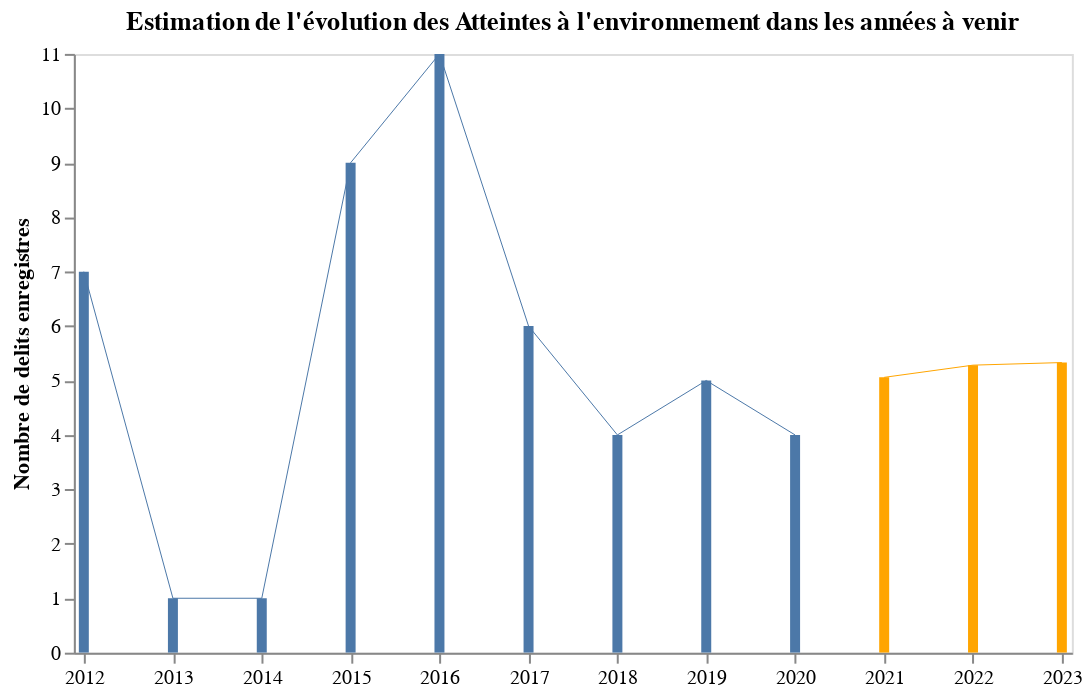
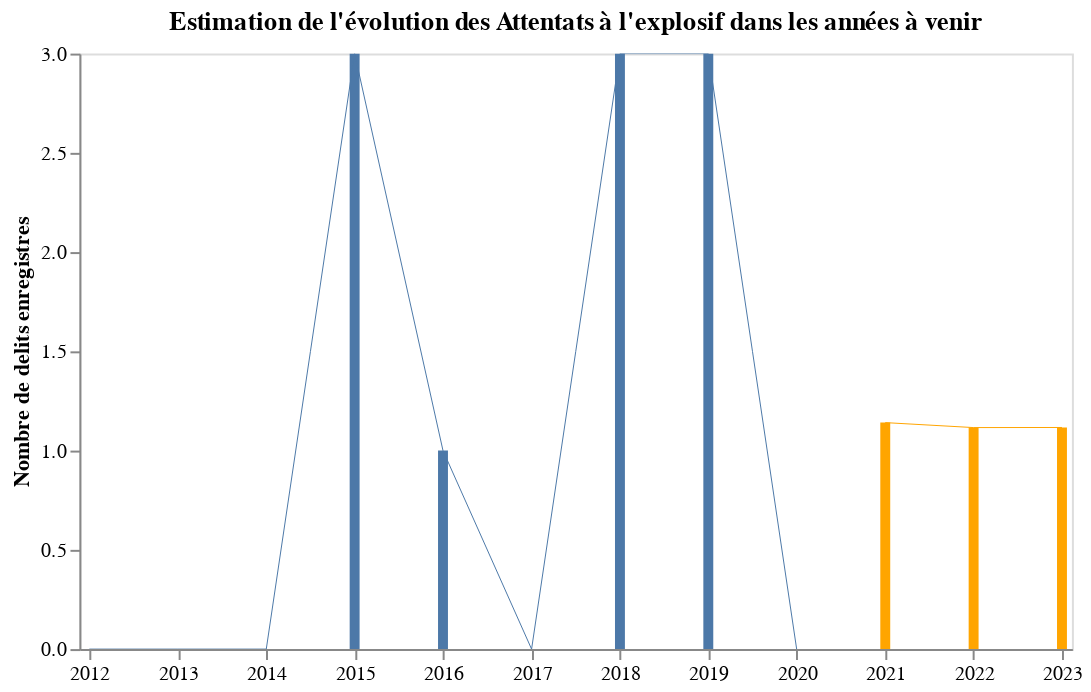
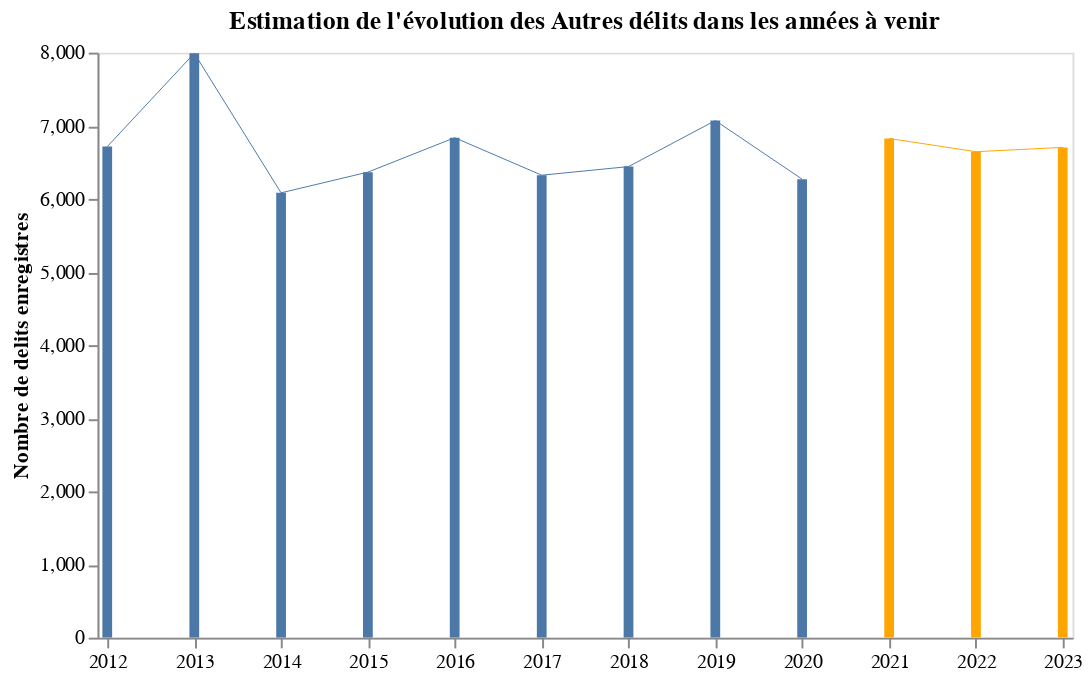

Write notebook code for charts like these, in order.
### Code cell
for graphique in altair_visualization_predictions(police_records_agregat):
    graphique.display()

### Figure 1 — Vega-Lite specification as saved in the notebook (floating-point values rounded to 4 significant figures)
{"config": {"view": {"continuousWidth": 400, "continuousHeight": 300}}, "layer": [{"data": {"name": "data-dfbba43527def3466877fa5f3e1b6d70"}, "mark": {"type": "bar", "color": "orange"}, "encoding": {"x": {"type": "temporal", "field": "date"}, "y": {"type": "quantitative", "field": "delits"}}}, {"data": {"name": "data-dfbba43527def3466877fa5f3e1b6d70"}, "mark": {"type": "line", "color": "orange", "size": 0.5}, "encoding": {"x": {"type": "temporal", "field": "date"}, "y": {"type": "quantitative", "field": "delits"}}, "selection": {"selector010": {"type": "interval", "bind": "scales", "encodings": ["x", "y"]}}, "transform": [{"loess": "delits", "on": "date"}]}, {"data": {"name": "data-7f2d6501a1d81ade4ccacceb6f6cf56d"}, "mark": "bar", "encoding": {"x": {"type": "temporal", "axis": {"grid": false, "title": ""}, "field": "Annee"}, "y": {"type": "quantitative", "axis": {"grid": false, "title": "Nombre de delits enregistres"}, "field": "Delits enregistres"}}, "height": 300, "title": "Estimation de l'évolution des Atteintes à l'environnement dans les années à venir", "width": 500}, {"data": {"name": "data-7f2d6501a1d81ade4ccacceb6f6cf56d"}, "mark": {"type": "line", "size": 0.5}, "encoding": {"x": {"type": "temporal", "axis": {"grid": false, "title": ""}, "field": "Annee"}, "y": {"type": "quantitative", "axis": {"grid": false, "title": "Nombre de delits enregistres"}, "field": "Delits enregistres"}}, "height": 300, "selection": {"selector011": {"type": "interval", "bind": "scales", "encodings": ["x", "y"]}}, "title": "Estimation de l'évolution des Atteintes à l'environnement dans les années à venir", "transform": [{"loess": "Delits enregistres", "on": "Annee"}], "width": 500}], "$schema": "https://vega.github.io/schema/vega-lite/v4.8.1.json", "datasets": {"data-dfbba43527def3466877fa5f3e1b6d70": [{"delits": 5.058, "date": "2021-01-01T00:00:00"}, {"delits": 5.282, "date": "2022-01-01T00:00:00"}, {"delits": 5.33, "date": "2023-01-01T00:00:00"}], "data-7f2d6501a1d81ade4ccacceb6f6cf56d": [{"Type de crime": "Atteintes à l'environnement", "Annee": "2012-01-01T00:00:00", "Delits enregistres": 7}, {"Type de crime": "Atteintes à l'environnement", "Annee": "2013-01-01T00:00:00", "Delits enregistres": 1}, {"Type de crime": "Atteintes à l'environnement", "Annee": "2014-01-01T00:00:00", "Delits enregistres": 1}, {"Type de crime": "Atteintes à l'environnement", "Annee": "2015-01-01T00:00:00", "Delits enregistres": 9}, {"Type de crime": "Atteintes à l'environnement", "Annee": "2016-01-01T00:00:00", "Delits enregistres": 11}, {"Type de crime": "Atteintes à l'environnement", "Annee": "2017-01-01T00:00:00", "Delits enregistres": 6}, {"Type de crime": "Atteintes à l'environnement", "Annee": "2018-01-01T00:00:00", "Delits enregistres": 4}, {"Type de crime": "Atteintes à l'environnement", "Annee": "2019-01-01T00:00:00", "Delits enregistres": 5}, {"Type de crime": "Atteintes à l'environnement", "Annee": "2020-01-01T00:00:00", "Delits enregistres": 4}]}}

### Figure 2 — Vega-Lite specification as saved in the notebook (floating-point values rounded to 4 significant figures)
{"config": {"view": {"continuousWidth": 400, "continuousHeight": 300}}, "layer": [{"data": {"name": "data-d60a33748f46104c7667b9d4fad37ef2"}, "mark": {"type": "bar", "color": "orange"}, "encoding": {"x": {"type": "temporal", "field": "date"}, "y": {"type": "quantitative", "field": "delits"}}}, {"data": {"name": "data-d60a33748f46104c7667b9d4fad37ef2"}, "mark": {"type": "line", "color": "orange", "size": 0.5}, "encoding": {"x": {"type": "temporal", "field": "date"}, "y": {"type": "quantitative", "field": "delits"}}, "selection": {"selector012": {"type": "interval", "bind": "scales", "encodings": ["x", "y"]}}, "transform": [{"loess": "delits", "on": "date"}]}, {"data": {"name": "data-b500a19d75d8cb0d33bfb77c7b29b571"}, "mark": "bar", "encoding": {"x": {"type": "temporal", "axis": {"grid": false, "title": ""}, "field": "Annee"}, "y": {"type": "quantitative", "axis": {"grid": false, "title": "Nombre de delits enregistres"}, "field": "Delits enregistres"}}, "height": 300, "title": "Estimation de l'évolution des Attentats à l'explosif dans les années à venir", "width": 500}, {"data": {"name": "data-b500a19d75d8cb0d33bfb77c7b29b571"}, "mark": {"type": "line", "size": 0.5}, "encoding": {"x": {"type": "temporal", "axis": {"grid": false, "title": ""}, "field": "Annee"}, "y": {"type": "quantitative", "axis": {"grid": false, "title": "Nombre de delits enregistres"}, "field": "Delits enregistres"}}, "height": 300, "selection": {"selector013": {"type": "interval", "bind": "scales", "encodings": ["x", "y"]}}, "title": "Estimation de l'évolution des Attentats à l'explosif dans les années à venir", "transform": [{"loess": "Delits enregistres", "on": "Annee"}], "width": 500}], "$schema": "https://vega.github.io/schema/vega-lite/v4.8.1.json", "datasets": {"data-d60a33748f46104c7667b9d4fad37ef2": [{"delits": 1.141, "date": "2021-01-01T00:00:00"}, {"delits": 1.116, "date": "2022-01-01T00:00:00"}, {"delits": 1.116, "date": "2023-01-01T00:00:00"}], "data-b500a19d75d8cb0d33bfb77c7b29b571": [{"Type de crime": "Attentats à l'explosif", "Annee": "2012-01-01T00:00:00", "Delits enregistres": 0}, {"Type de crime": "Attentats à l'explosif", "Annee": "2013-01-01T00:00:00", "Delits enregistres": 0}, {"Type de crime": "Attentats à l'explosif", "Annee": "2014-01-01T00:00:00", "Delits enregistres": 0}, {"Type de crime": "Attentats à l'explosif", "Annee": "2015-01-01T00:00:00", "Delits enregistres": 3}, {"Type de crime": "Attentats à l'explosif", "Annee": "2016-01-01T00:00:00", "Delits enregistres": 1}, {"Type de crime": "Attentats à l'explosif", "Annee": "2017-01-01T00:00:00", "Delits enregistres": 0}, {"Type de crime": "Attentats à l'explosif", "Annee": "2018-01-01T00:00:00", "Delits enregistres": 3}, {"Type de crime": "Attentats à l'explosif", "Annee": "2019-01-01T00:00:00", "Delits enregistres": 3}, {"Type de crime": "Attentats à l'explosif", "Annee": "2020-01-01T00:00:00", "Delits enregistres": 0}]}}

### Figure 3 — Vega-Lite specification as saved in the notebook (floating-point values rounded to 4 significant figures)
{"config": {"view": {"continuousWidth": 400, "continuousHeight": 300}}, "layer": [{"data": {"name": "data-d48cb907270e952a4c4ec673e3696680"}, "mark": {"type": "bar", "color": "orange"}, "encoding": {"x": {"type": "temporal", "field": "date"}, "y": {"type": "quantitative", "field": "delits"}}}, {"data": {"name": "data-d48cb907270e952a4c4ec673e3696680"}, "mark": {"type": "line", "color": "orange", "size": 0.5}, "encoding": {"x": {"type": "temporal", "field": "date"}, "y": {"type": "quantitative", "field": "delits"}}, "selection": {"selector014": {"type": "interval", "bind": "scales", "encodings": ["x", "y"]}}, "transform": [{"loess": "delits", "on": "date"}]}, {"data": {"name": "data-e8b708c1383d6efe1cd6023c452e81fa"}, "mark": "bar", "encoding": {"x": {"type": "temporal", "axis": {"grid": false, "title": ""}, "field": "Annee"}, "y": {"type": "quantitative", "axis": {"grid": false, "title": "Nombre de delits enregistres"}, "field": "Delits enregistres"}}, "height": 300, "title": "Estimation de l'évolution des Autres délits dans les années à venir", "width": 500}, {"data": {"name": "data-e8b708c1383d6efe1cd6023c452e81fa"}, "mark": {"type": "line", "size": 0.5}, "encoding": {"x": {"type": "temporal", "axis": {"grid": false, "title": ""}, "field": "Annee"}, "y": {"type": "quantitative", "axis": {"grid": false, "title": "Nombre de delits enregistres"}, "field": "Delits enregistres"}}, "height": 300, "selection": {"selector015": {"type": "interval", "bind": "scales", "encodings": ["x", "y"]}}, "title": "Estimation de l'évolution des Autres délits dans les années à venir", "transform": [{"loess": "Delits enregistres", "on": "Annee"}], "width": 500}], "$schema": "https://vega.github.io/schema/vega-lite/v4.8.1.json", "datasets": {"data-d48cb907270e952a4c4ec673e3696680": [{"delits": 6826.0, "date": "2021-01-01T00:00:00"}, {"delits": 6645.0, "date": "2022-01-01T00:00:00"}, {"delits": 6704.0, "date": "2023-01-01T00:00:00"}], "data-e8b708c1383d6efe1cd6023c452e81fa": [{"Type de crime": "Autres délits", "Annee": "2012-01-01T00:00:00", "Delits enregistres": 6715}, {"Type de crime": "Autres délits", "Annee": "2013-01-01T00:00:00", "Delits enregistres": 7991}, {"Type de crime": "Autres délits", "Annee": "2014-01-01T00:00:00", "Delits enregistres": 6083}, {"Type de crime": "Autres délits", "Annee": "2015-01-01T00:00:00", "Delits enregistres": 6366}, {"Type de crime": "Autres délits", "Annee": "2016-01-01T00:00:00", "Delits enregistres": 6837}, {"Type de crime": "Autres délits", "Annee": "2017-01-01T00:00:00", "Delits enregistres": 6324}, {"Type de crime": "Autres délits", "Annee": "2018-01-01T00:00:00", "Delits enregistres": 6442}, {"Type de crime": "Autres délits", "Annee": "2019-01-01T00:00:00", "Delits enregistres": 7071}, {"Type de crime": "Autres délits", "Annee": "2020-01-01T00:00:00", "Delits enregistres": 6270}]}}
